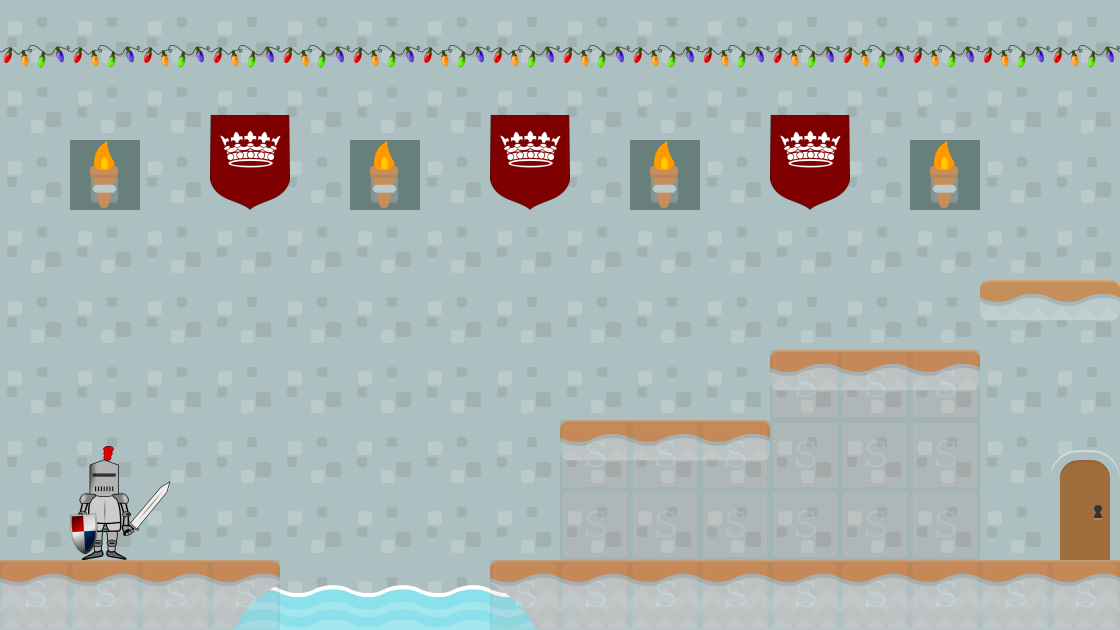

A 2D game scene composited from a Tiled map and its tileset images. What follows is a short description and the map's XML, with each tile layer's data collapsed to a summary:
An orthogonal 16x9 tile map with 70x70 px tiles, 5 tile layers (background2, background4, background3, background1, ...), 7 tilesets and 1 object (levelTrigger).

<map version="1.0" orientation="orthogonal" renderorder="right-down" width="16" height="9" tilewidth="70" tileheight="70" backgroundcolor="#68807c">
 <tileset firstgid="1" name="background" tilewidth="70" tileheight="70">
  <image source="../img/background-tiles.png" width="910" height="910" />
 </tileset>
 <tileset firstgid="170" name="meta-tiles" tilewidth="70" tileheight="70">
  <image source="../img/meta-tiles.png" width="350" height="70" />
  <tile id="1">
   <properties>
    <property name="type" value="lslope" />
   </properties>
  </tile>
  <tile id="3">
   <properties>
    <property name="type" value="rslope" />
   </properties>
  </tile>
  <tile id="4">
   <properties>
    <property name="type" value="solid" />
   </properties>
  </tile>
 </tileset>
 <tileset firstgid="175" name="knight2" tilewidth="100" tileheight="114">
  <image source="../img/knight2.png" width="100" height="114" />
 </tileset>
 <tileset firstgid="176" name="mouth" tilewidth="150" tileheight="209">
  <image source="../img/mouth.png" width="150" height="209" />
 </tileset>
 <tileset firstgid="177" name="banner2" tilewidth="80" tileheight="95">
  <image source="../img/banner2.png" width="80" height="95" />
 </tileset>
 <tileset firstgid="178" name="badge2" tilewidth="60" tileheight="60">
  <image source="../img/badge2.png" width="60" height="60" />
 </tileset>
 <tileset firstgid="179" name="christmaslights" tilewidth="70" tileheight="25">
  <image source="../img/christmaslights.png" width="70" height="25" />
 </tileset>
 <layer name="background2" width="16" height="9">
  <data>[144 cells, 144 non-empty, 2 distinct tile ids]</data>
 </layer>
 <layer name="background4" width="16" height="9">
  <data>[144 cells, 19 non-empty, 2 distinct tile ids]</data>
 </layer>
 <layer name="background3" width="16" height="9">
  <data>[144 cells, 16 non-empty, 7 distinct tile ids]</data>
 </layer>
 <layer name="background1" width="16" height="9">
  <data>[144 cells, 13 non-empty, 3 distinct tile ids]</data>
 </layer>
 <layer name="collision" width="16" height="9" opacity="0.06">
  <data>[144 cells, 28 non-empty, 1 distinct tile ids]</data>
 </layer>
 <objectgroup name="trigger-entitites">
  <object name="levelTrigger" x="1082.67" y="448" width="38.6667" height="113.333">
   <properties>
    <property name="level" value="DenisLevel03" />
   </properties>
  </object>
 </objectgroup>
</map>
